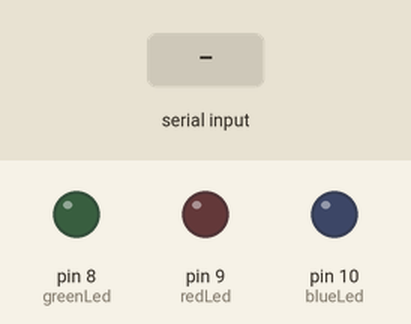
Simulated run of this sketch. Board: Arduino Uno, built with avr-gcc and run on an emulated ATmega328P. Parts: output pins drawn as LEDs (lit = HIGH). The test bench sets the inputs (shaded band).

Above: at 1.2 s.
1.3 s: "F" received over Serial
At 1.4 s:
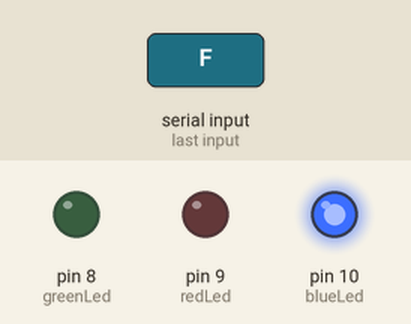
4.3 s: "V" received over Serial
At 4.9 s:
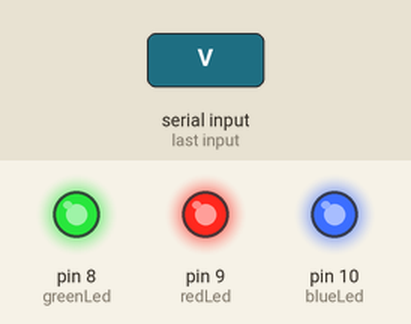
5.8 s: "Z" received over Serial
At 6.1 s:
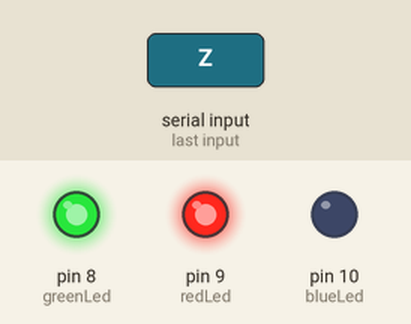
7.3 s: "B" received over Serial
At 8.4 s:
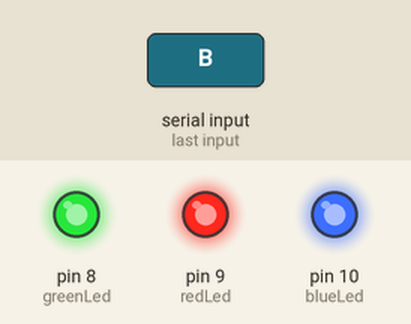
8.8 s: "X" received over Serial
At 9.5 s:
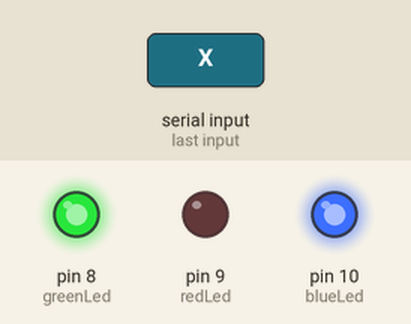
10.3 s: "R" received over Serial
At 10.7 s:
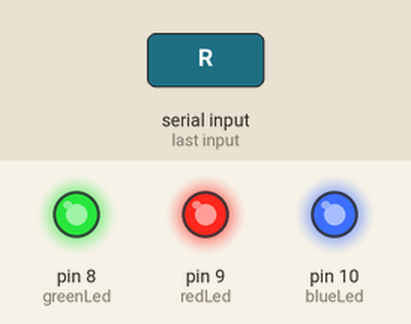
Timing chart, 0 to 12.8 s (numbered marks = the images above; inputs shaded):
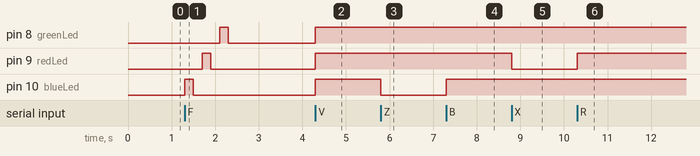

Measured:
- after the input at 1.3 s, pin 8 (greenLed): LOW → HIGH after 0.80 s, → LOW 0.20 s later; pin 9 (redLed): LOW → HIGH after 0.40 s, → LOW 0.20 s later; pin 10 (blueLed): LOW → HIGH at once, → LOW 0.20 s later
- after the input at 4.3 s, pin 8 (greenLed), pin 9 (redLed), pin 10 (blueLed): LOW → HIGH at once
- after the input at 5.8 s, pin 10 (blueLed): HIGH → LOW at once
- after the input at 7.3 s, pin 10 (blueLed): LOW → HIGH at once
- after the input at 8.8 s, pin 9 (redLed): HIGH → LOW at once
- after the input at 10.3 s, pin 9 (redLed): LOW → HIGH at once

The sketch:

voiceRecogArduino.ino
```cpp
const int blueLed=10;
const int redLed=9;
const int greenLed=8;

char incomingData='0';

void setup() {
//getting leds ready
Serial.begin(9600);
pinMode(blueLed, OUTPUT);
pinMode(redLed, OUTPUT);
pinMode(greenLed, OUTPUT);
}

void loop() {
  // put your main code here, to run repeatedly:
  incomingData=Serial.read();

  // Switch case for controlling led in our case we have only 3 Blue, Green and Red
  switch(incomingData)
  {
      //These cases are only for state ON of led
      // For blue led
      case 'B':
      digitalWrite(blueLed, HIGH);
      break;

      // For red led
      case 'R':
      digitalWrite(redLed, HIGH);
      break;

      // For green led
      case 'G':
      digitalWrite(greenLed, HIGH);
      break;

      //These cases are  for state OFF of led and case name z , x, c are just randomly given you can also change but
      // make sure you change it in a c# code as well.
      // For blue led
      case 'Z':
      digitalWrite(blueLed, LOW);
      break;

      // For red led
      case 'X':
       digitalWrite(redLed, LOW);
      break;

      // For green led
      case 'C':
       digitalWrite(greenLed, LOW);
      break;

      //For turning ON all leds at once :)
      case 'V':
      digitalWrite(blueLed, HIGH);
      digitalWrite(redLed, HIGH);
      digitalWrite(greenLed, HIGH);
      break;

      //For turning OFF all leds at once :)
      case 'M':
      digitalWrite(blueLed, LOW);
      digitalWrite(redLed, LOW);
      digitalWrite(greenLed, LOW);
      break;

      //Show off mode
      case 'F':
      digitalWrite(blueLed, HIGH);
      delay(200);
      digitalWrite(blueLed, LOW);
      delay(200);
      digitalWrite(redLed, HIGH);
      delay(200);
      digitalWrite(redLed, LOW);
      delay(200);
      digitalWrite(greenLed, HIGH);
      delay(200);
      digitalWrite(greenLed, LOW);
      break;

      case 'N':
      int n = 0;
      while (n < 3){
      digitalWrite(blueLed, HIGH);
      delay(100);
      digitalWrite(blueLed, LOW);
      delay(100);
      digitalWrite(redLed, HIGH);
      delay(100);
      digitalWrite(redLed, LOW);
      delay(100);
      digitalWrite(greenLed, HIGH);
      delay(100);
      digitalWrite(greenLed, LOW);
      digitalWrite(redLed, HIGH);
      delay(100);
      digitalWrite(redLed, LOW);
      delay(100);
      n = n + 1;
      }
      break;
  }
}
```
